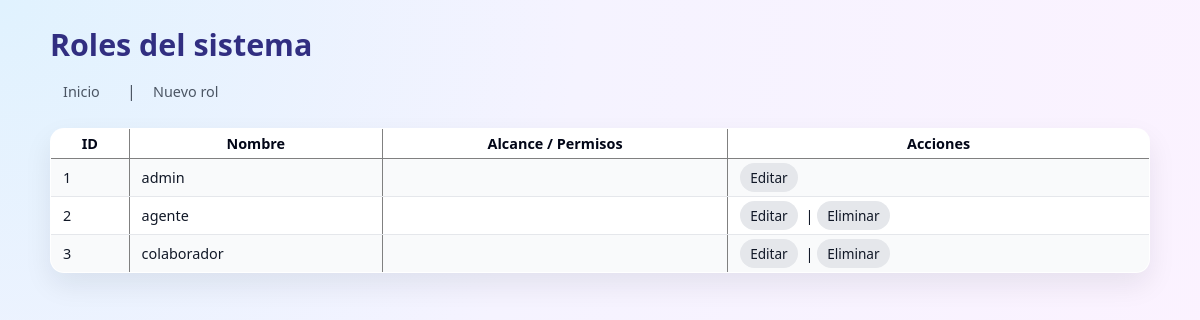
The app's page /public/roles.php (signed in) with its own data.
### tables this page shows
CREATE TABLE IF NOT EXISTS `roles` (
  `id` int NOT NULL AUTO_INCREMENT,
  `nombre` varchar(50) NOT NULL,
  `alcance` varchar(255) DEFAULT NULL,
  `descripcion` varchar(255) DEFAULT NULL,
  PRIMARY KEY (`id`)
);

### app/core/Database.php (called while the page is built)
<?php
class Database
{
    private static $instance = null;
    private $connection;
    private function __construct()
    {
        $host    = 'sql211.infinityfree.com';
        $db      = 'if0_40622584_mesa_ayuda';
        $user    = 'if0_40622584';
        $pass    = 'tlOvjrdEGpA8J';
        $charset = 'utf8mb4';
        $dsn = "mysql:host=$host;dbname=$db;charset=$charset";
        $this->connection = new PDO($dsn, $user, $pass, [
            PDO::ATTR_ERRMODE            => PDO::ERRMODE_EXCEPTION,
            PDO::ATTR_DEFAULT_FETCH_MODE => PDO::FETCH_ASSOC,
        ]);
    }
    public static function getInstance(): Database
    {
        if (self::$instance === null) {
            self::$instance = new Database();
        }
        return self::$instance;
    }
    public function getConnection(): PDO
    {
        return $this->connection;
    }
}

### app/models/Rol.php (called while the page is built, shortened)
<?php
require_once __DIR__ . '/../core/Database.php';
class Rol
{
    private $db;
    public function __construct()
    {
        $this->db = Database::getInstance()->getConnection();
    }
    public function listarTodos(): array
    {
        $sql = "SELECT * FROM roles ORDER BY id";
        return $this->db->query($sql)->fetchAll();
    }
}

### public/roles.php (the view, shortened to what this page needs)
<?php
require_once __DIR__ . '/../app/models/Rol.php';
$model = new Rol();
$roles = $model->listarTodos();
?>
<!DOCTYPE html>
<html lang="es">
<head>
    <link rel="stylesheet" href="../assets/css/style.css">
</head>
<body>
    <h1>Roles del sistema</h1>
    <p>
        <a href="dashboard.php">Inicio</a> |
        <a href="rol_form.php">Nuevo rol</a>
    </p>
    <table border="1" cellpadding="5" cellspacing="0">
        <tr>
            <th>ID</th>
            <th>Nombre</th>
            <th>Alcance / Permisos</th>
            <th>Acciones</th>
        </tr>
        <?php foreach ($roles as $r): ?>
            <tr>
                <td><?= $r['id']; ?></td>
                <td><?= htmlspecialchars($r['nombre']); ?></td>
                <td><?= htmlspecialchars($r['alcance'] ?? ''); ?></td>
                <td>
                    <a href="rol_form.php?id=<?= $r['id']; ?>">Editar</a>
                    <?php if ($r['id'] > 1): ?>
                        | <a href="rol_eliminar.php?id=<?= $r['id']; ?>"
                             onclick="return confirm('¿Eliminar este rol?');">
                            Eliminar
                          </a>
                    <?php endif; ?>
                </td>
            </tr>
        <?php endforeach; ?>
    </table>
</body>
</html>

### assets/css/style.css (style rules this page uses)
:root { --bg-body: #f5f3ff; --bg-card: #ffffff; --bg-header: #4c1d95; --bg-header-soft: #312e81; --primary: #0ea5e9; --primary-soft: #e0f2fe; --primary-dark: #0284c7; --danger: #ef4444; --success: #16a34a; --warning: #f59e0b; --text-main: #020617; --text-soft: #4b5563; --border-soft: #e5e7eb; --shadow-soft: 0 12px 28px rgba(15, 23, 42, 0.08); --radius-card: 14px; --radius-pill: 999px; --transition-fast: 0.18s ease-out; --font-main: system-ui, -apple-system, BlinkMacSystemFont, "Segoe UI", sans-serif; }
*, *::before, *::after { box-sizing: border-box; }
html, body { margin: 0; padding: 0; }
body { font-family: var(--font-main); background: radial-gradient(circle at top left, #e0f2fe 0, #f5f3ff 40%, #fdf2ff 100%); color: var(--text-main); min-height: 100vh; }
body > h1, body > h2, body > h3, body > p, body > form, body > table, .perfil-foto-wrapper, body > hr, body > ul { max-width: 1100px; margin-left: auto; margin-right: auto; }
h1 { font-size: 1.9rem; font-weight: 700; margin: 24px auto 10px auto; color: var(--bg-header-soft); text-align: left; }
p { margin: 6px 0 10px; color: var(--text-soft); line-height: 1.45; }
a { color: var(--primary); text-decoration: none; font-weight: 500; }
body > p a { display: inline-block; margin-right: 10px; padding: 6px 12px; border-radius: var(--radius-pill); border: 1px solid transparent; background-color: transparent; font-size: 0.9rem; color: var(--text-soft); transition: background-color var(--transition-fast), color var(--transition-fast), border-color var(--transition-fast), transform var(--transition-fast); }
table { width: 100%; border-collapse: collapse; margin: 18px auto 28px auto; background-color: var(--bg-card); border-radius: 14px; overflow: hidden; box-shadow: var(--shadow-soft); font-size: 0.9rem; }
table tbody tr:nth-child(even) { background-color: #f9fafb; }
table tbody tr:nth-child(odd) { background-color: #ffffff; }
table td { padding: 9px 12px; border-bottom: 1px solid var(--border-soft); color: #111827; }
table td a { font-size: 0.85rem; padding: 4px 9px; border-radius: var(--radius-pill); border: 1px solid transparent; background-color: #e5e7eb; color: #111827; font-weight: 500; text-decoration: none; margin-right: 4px; }

### records on screen
roles: id "1", nombre "admin"
roles: id "2", nombre "agente"
roles: id "3", nombre "colaborador"
